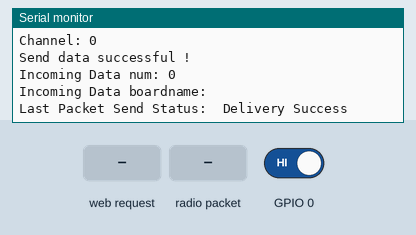
The sketch below on a simulated ESP32. On the bench: the last lines printed to the serial monitor. The test bench sets the inputs (shaded band); at power-on: GPIO 0 HIGH. A WiFi scan finds three made-up networks.

Above: at 3.2 s.
3.3 s: GPIO 0 driven LOW
6.5 s: HTTP request GET /jquery.min.js received
At 7.8 s:
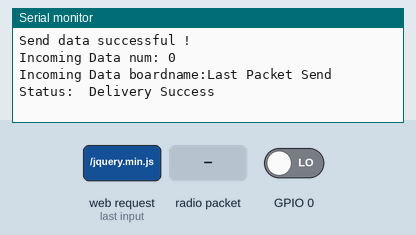
8.5 s: radio packet "KingOven" arrives
At 9.9 s:
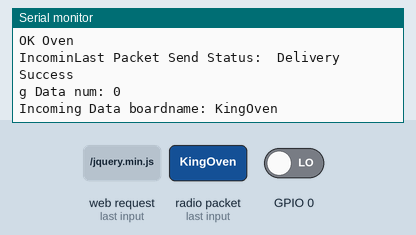
10.5 s: HTTP request GET /jquery.min.js received
At 11.6 s:
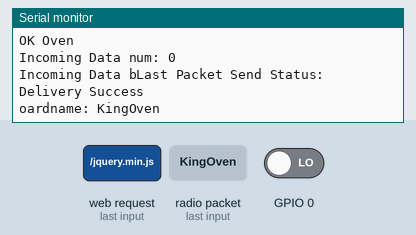
Timing chart, 0 to 13.5 s (numbered marks = the images above; inputs shaded):
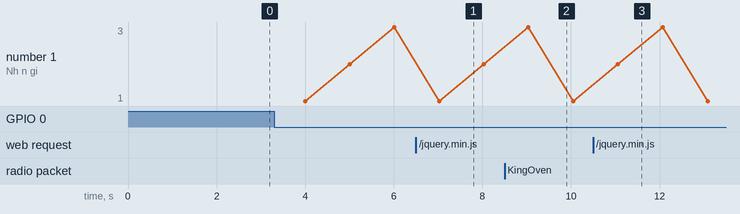

Measured:
- after the input at 6.5 s, the serial monitor: prints a new line after 0.53 s (image 1)
- after the input at 8.5 s, the serial monitor: prints a new line after 0.54 s (image 2)
- after the input at 10.5 s, the serial monitor: prints a new line after 0.56 s (image 3)

The sketch:

ESPNOW_OTA.ino
```cpp
#include "ESPNow2Ways.h"
#include "OTA_AP.h"

ESPNOW _ESPNow;
OTA_AP _OTA;

ESPNOW::DuLieuTruyenNhan_t DuLieuGuiDi;
String SSID = "IoTVision_2.4GHz";

int num = 0;

void setup() {
  Serial.begin(115200);

  // TEST Nhấn giữ boot phát OTA_AP
  pinMode(0, INPUT);

  _ESPNow.setupWiFiChannel("IoTVision_2.4GHz");
  _ESPNow.KhoiTaoESPNow();

  strcpy(DuLieuGuiDi.boardName, "KingIncu");
  DuLieuGuiDi.testnum = 1611;
}

void loop() {
  // TEST Nhấn giữ boot phát OTA_AP
  if (digitalRead(0) == LOW) {
    num++;
    Serial.print("Nhấn giữ: ");
    Serial.println(num);
  }
  if (num == 3) {
    // OTA
    num = 0;
    _OTA.OTASetHostname("hieune"); // http://<hostname>.local
    _OTA.OTASetAP("HieuTramCam", "123456789");
    _OTA.OTABegin();
  }
  _OTA.OTAHandle();

  Serial.print("Channel: ");
  Serial.println(_ESPNow.channel);

  _ESPNow.GuiDuLieuQuaESPNow(DuLieuGuiDi);

  if (strcmp(_ESPNow.DuLieuNhanDuoc.boardName, "KingOven") == 0) {
    Serial.println("OK Oven");
    DuLieuGuiDi.numInt = 13;
  }

  Serial.print("Incoming Data num: ");
  Serial.println(_ESPNow.DuLieuNhanDuoc.numInt);
  Serial.print("Incoming Data boardname: ");
  Serial.println(_ESPNow.DuLieuNhanDuoc.boardName);

  delay(1000);
}
```

ESPNow2Ways.cpp
```cpp
#include "ESPNOW2Ways.h"

uint8_t broadcastAddress[6] = { 0xFF, 0xFF, 0xFF, 0xFF, 0xFF, 0xFF };
esp_now_peer_info_t peerInfo;

ESPNOW::DuLieuTruyenNhan_t ESPNOW::DuLieuNhanDuoc;
String ESPNOW::WIFI_SSID;

int32_t getWiFiChannel(const char *ssid) {
  if (int32_t n = WiFi.scanNetworks()) {
    for (uint8_t i = 0; i < n; i++) {
      if (!strcmp(ssid, WiFi.SSID(i).c_str())) {
        return WiFi.channel(i);
      }
    }
  }
  return 0;
}

void ESPNOW::setupWiFiChannel(String _ssid) {
  ESPNOW::WIFI_SSID = _ssid;
}

void ESPNOW::OnDataSent(const uint8_t *mac_addr, esp_now_send_status_t status) {
  Serial.print("Last Packet Send Status:\t");
  Serial.println(status == ESP_NOW_SEND_SUCCESS ? "Delivery Success" : "Delivery Fail");
}

void ESPNOW::OnDataRecv(const uint8_t *mac, const uint8_t *incomingData, int len) {
  memcpy(&DuLieuNhanDuoc, incomingData, sizeof(DuLieuNhanDuoc));

  // Serial.print("Incoming Data num: ");
  // Serial.println(DuLieuNhanDuoc.numInt);
}

void ESPNOW::KhoiTaoESPNow() {
  Serial.begin(115200);

  WiFi.mode(WIFI_STA);

  channel = getWiFiChannel(WIFI_SSID.c_str());

  WiFi.printDiag(Serial);  // Uncomment to verify channel number before
  esp_wifi_set_promiscuous(true);
  esp_wifi_set_channel(channel, WIFI_SECOND_CHAN_NONE);
  esp_wifi_set_promiscuous(false);
  WiFi.printDiag(Serial);  // Uncomment to verify channel change after

  if (esp_now_init() != ESP_OK) {
    Serial.println("Error initializing ESP-NOW");
  }

  esp_now_register_send_cb(ESPNOW::OnDataSent);
  esp_now_register_recv_cb(ESPNOW::OnDataRecv);

  memcpy(peerInfo.peer_addr, broadcastAddress, 6);
  peerInfo.channel = 0;
  peerInfo.encrypt = false;

  if (esp_now_add_peer(&peerInfo) != ESP_OK) {
    Serial.println("Failed to add peer");
  }
}

void ESPNOW::GuiDuLieuQuaESPNow(const DuLieuTruyenNhan_t &myData) {
  esp_err_t result = esp_now_send(broadcastAddress, (uint8_t *)&myData, sizeof(myData));

  if (result == ESP_OK) {
    Serial.println("Send data successful !");
  } else if (result == ESP_ERR_ESPNOW_NOT_INIT) {
    Serial.println("ESPNOW not Init.");
  } else if (result == ESP_ERR_ESPNOW_ARG) {
    Serial.println("Invalid Argument");
  } else if (result == ESP_ERR_ESPNOW_INTERNAL) {
    Serial.println("Internal Error");
  } else if (result == ESP_ERR_ESPNOW_NO_MEM) {
    Serial.println("ESP_ERR_ESPNOW_NO_MEM");
  } else if (result == ESP_ERR_ESPNOW_NOT_FOUND) {
    Serial.println("Peer not found.");
  } else {
    Serial.println("Unknown error");
  }
}
```

ESPNow2Ways.h
```cpp
#ifndef ESPNOW_2WAYS_H
#define ESPNOW_2WAYS_H

#include <esp_now.h>
#include <esp_wifi.h>
#include <String>
#include <WiFi.h>

class ESPNOW {
public:
  typedef struct struct_message {
    char boardName[32];
    int numInt;
    float numFloat;
    bool varBool;
    uint8_t testnum;
  } DuLieuTruyenNhan_t;
  static DuLieuTruyenNhan_t DuLieuNhanDuoc;

  static String WIFI_SSID;
  int32_t channel;

  void KhoiTaoESPNow();
  void setupWiFiChannel(String _ssid);
  void GuiDuLieuQuaESPNow(const DuLieuTruyenNhan_t &myData);

private:
  static void OnDataSent(const uint8_t *mac_addr, esp_now_send_status_t status);
  static void OnDataRecv(const uint8_t *mac, const uint8_t *incomingData, int len);

};

#endif
```

OTA_AP.cpp
```cpp
#include "OTA_AP.h"

// CSS
/* Style */
String style =
  "<style>#file-input,input{width:100%;height:44px;border-radius:4px;margin:10px auto;font-size:15px}"
  "input{background:#f1f1f1;border:0;padding:0 15px}body{background:#3498db;font-family:sans-serif;font-size:14px;color:#777}"
  "#file-input{padding:0;border:1px solid #ddd;line-height:44px;text-align:left;display:block;cursor:pointer}"
  "#bar,#prgbar{background-color:#f1f1f1;border-radius:10px}#bar{background-color:#3498db;width:0%;height:10px}"
  "form{background:#fff;max-width:500px;margin:75px auto;padding:30px;border-radius:5px;text-align:center}"
  ".btn{background:#3498db;color:#fff;cursor:pointer}</style>";

/* Login page */
String loginIndex =
  "<form name=loginForm>"
  "<h1>ESP32 - OTA in AP Mode</h1>"
  "<input name=userid placeholder='User ID'> "
  "<input name=pwd placeholder=Password type=Password> "
  "<input type=submit onclick=check(this.form) class=btn value=Login></form>"
  "<script>"
  "function check(form) {"
  "if(form.userid.value=='admin' && form.pwd.value=='admin')"
  "{window.open('/serverIndex')}"
  "else"
  "{alert('Error Password or Username')}"
  "}"
  "</script>"
  + style;

/* Server Index Page */
String serverIndex =
  "<script src='/jquery.min.js'></script>"
  "<form method='POST' action='#' enctype='multipart/form-data' id='upload_form'>"
  "<input type='file' name='update' id='file' onchange='sub(this)' style=display:none>"
  "<label id='file-input' for='file'>   Choose file...</label>"
  "<input type='submit' class=btn value='Update'>"
  "<br><br>"
  "<div id='prg'></div>"
  "<br><div id='prgbar'><div id='bar'></div></div><br></form>"
  "<script>"
  "function sub(obj){"
  "var fileName = obj.value.split('\\\\');"
  "document.getElementById('file-input').innerHTML = '   '+ fileName[fileName.length-1];"
  "};"
  "$('form').submit(function(e){"
  "e.preventDefault();"
  "var form = $('#upload_form')[0];"
  "var data = new FormData(form);"
  "$.ajax({"
  "url: '/update',"
  "type: 'POST',"
  "data: data,"
  "contentType: false,"
  "processData:false,"
  "xhr: function() {"
  "var xhr = new window.XMLHttpRequest();"
  "xhr.upload.addEventListener('progress', function(evt) {"
  "if (evt.lengthComputable) {"
  "var per = evt.loaded / evt.total;"
  "$('#prg').html('progress: ' + Math.round(per*100) + '%');"
  "$('#bar').css('width',Math.round(per*100) + '%');"
  "}"
  "}, false);"
  "return xhr;"
  "},"
  "success:function(d, s) {"
  "console.log('success!') "
  "},"
  "error: function (a, b, c) {"
  "}"
  "});"
  "});"
  "</script>"
  + style;

WebServer server(80);

void OTA_AP::OTASetHostname(const char *HOST) {
  OTA_AP::host = HOST;
}

void OTA_AP::OTASetAP(const char *SSID, const char *PASSWORD) {
  OTA_AP::ssid = SSID;
  OTA_AP::password = PASSWORD;
}

void OTA_AP::onJavaScript(void) {
  Serial.println("onJavaScript(void)");
  server.setContentLength(jquery_min_js_v3_2_1_gz_len);
  server.sendHeader(F("Content-Encoding"), F("gzip"));
  server.send_P(200, "text/javascript", jquery_min_js_v3_2_1_gz, jquery_min_js_v3_2_1_gz_len);
}

/* setup function */
void OTA_AP::OTABegin(void) {
  IPAddress local_ip(192, 168, 1, 1);
  IPAddress local_mask(255, 255, 255, 0);
  IPAddress gateway(192, 168, 1, 1);

  Serial.begin(115200);

  WiFi.softAP(ssid, password);
  WiFi.softAPConfig(local_ip, gateway, local_mask);
  Serial.println("");
  Serial.print("AP set to ");
  Serial.println(ssid);
  Serial.print("IP address: ");
  Serial.println(WiFi.softAPIP());

  /*use mdns for host name resolution*/
  if (!MDNS.begin(host)) {  // http://<hostname>.local
    Serial.println("Error setting up MDNS responder!");
  } else {
    Serial.println("mDNS responder started");
  }

  /*return javascript jquery */
  server.on("/jquery.min.js", HTTP_GET, onJavaScript);

  /*return index page which is stored in serverIndex */
  server.on("/", HTTP_GET, []() {
    server.sendHeader("Connection", "close");
    server.send(200, "text/html", loginIndex);
  });
  server.on("/serverIndex", HTTP_GET, []() {
    server.sendHeader("Connection", "close");
    server.send(200, "text/html", serverIndex);
  });
  /*handling uploading firmware file */
  server.on(
    "/update", HTTP_POST, []() {
      server.sendHeader("Connection", "close");
      server.send(200, "text/plain", (Update.hasError()) ? "FAIL" : "OK");
      ESP.restart();
    },
    []() {
      HTTPUpload &upload = server.upload();
      if (upload.status == UPLOAD_FILE_START) {
        Serial.printf("Update: %s\n", upload.filename.c_str());
        if (!Update.begin(UPDATE_SIZE_UNKNOWN)) {  // start with max available size
          Update.printError(Serial);
        }
      } else if (upload.status == UPLOAD_FILE_WRITE) {
        /* flashing firmware to ESP*/
        if (Update.write(upload.buf, upload.currentSize) != upload.currentSize) {
          Update.printError(Serial);
        }
      } else if (upload.status == UPLOAD_FILE_END) {
        if (Update.end(true)) {  // true to set the size to the current progress
          Serial.printf("Update Success: %u\nRebooting...\n", upload.totalSize);
        } else {
          Update.printError(Serial);
        }
      }
    });
  server.begin();
}

void OTA_AP::OTAHandle(void) {
  server.handleClient();
  delay(1);
}
```

Source omitted: OTA_AP.h (data table, 181719 bytes)
